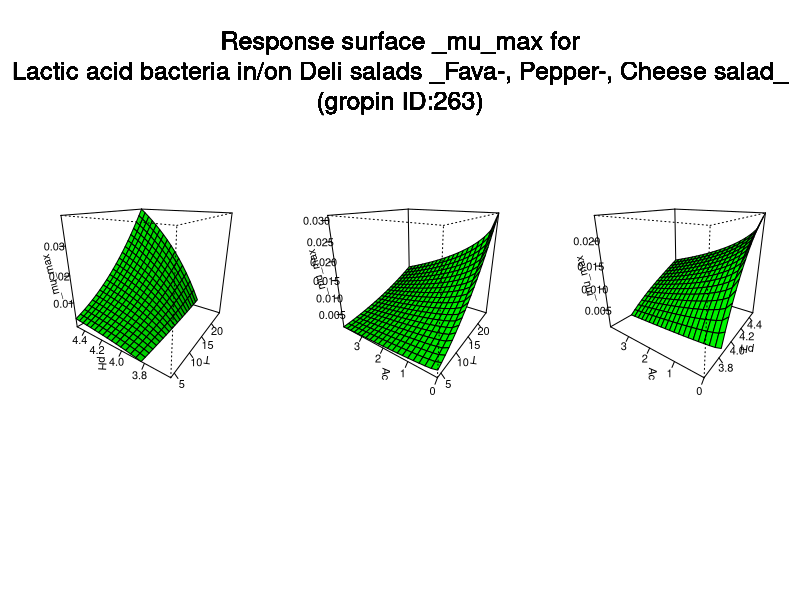

Generate this figure with R:
#############################
# start of Parameter script
#############################
T <- seq(4.004,24.975024975025,length.out=21)
pH <- seq(3.6036,4.4955044955045,length.out=21)
Ac <- seq(0,3.996003996004,length.out=21)
#############################
# end of Parameter script
#############################
############################# 
# start of Model script Gropin ID 263 
#############################
 
# constant coefficients for this model
 
variables <- data.frame(T,pH,Ac)
argumentsPar <- expand.grid(variables)
 
# heart of the model
response_surface <- function(T,pH,Ac) {
   mumax <-(0.046*(T+5.260)*sqrt(1-10^(3.793-pH))*sqrt(1-sqrt((Ac/(1+10^(pH-4.76)))/7.59)))^2/24

return(mumax=mumax)
} 

# output parameters
responseSurface <- cbind(argumentsPar,response_surface(argumentsPar['T'],argumentsPar['pH'],argumentsPar['Ac']))
colnames(responseSurface) <- c(colnames(argumentsPar),'mumax')
#############################
# End of Model script
#############################
############################# 
# start of Visualisation script Gropin ID 263 
#############################
argPar1 <- expand.grid(T,pH)
argPar2 <- expand.grid(T,Ac)
argPar3 <- expand.grid(pH,Ac)
z1 <- matrix(unlist(response_surface(argPar1[1],argPar1[2],Ac[10])),nrow=21)
z2 <- matrix(unlist(response_surface(argPar2[1],pH[10],argPar2[2])),nrow=21)
z3 <- matrix(unlist(response_surface(T[10],argPar3[1],argPar3[2])),nrow=21)
par(mfrow = c(1,3))
persp(T,pH,z1,col = 'green',xlab='T',ylab='pH',zlab='_mu_max',theta=305,phi=20,shade=0.25,ticktype = 'detailed')
persp(T,Ac,z2,col = 'green',xlab='T',ylab='Ac',zlab='_mu_max',theta=305,phi=20,shade=0.25,ticktype = 'detailed')
persp(pH,Ac,z3,col = 'green',xlab='pH',ylab='Ac',zlab='_mu_max',theta=305,phi=20,shade=0.25,ticktype = 'detailed')
mtext('Response surface _mu_max for
Lactic acid bacteria in/on Deli salads _Fava-, Pepper-, Cheese salad_
(gropin ID:263)',outer=T,  cex=1.5, line=-8.5, side=3)
#############################
# End of Visualisation script
#############################
